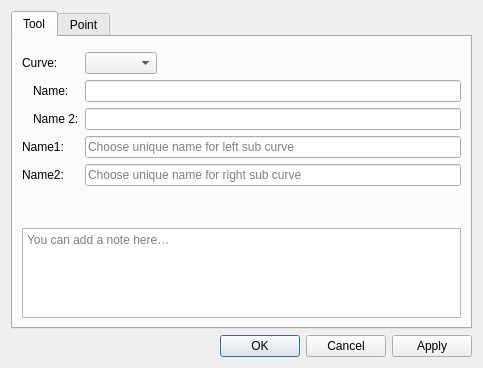
<?xml version="1.0" encoding="UTF-8"?>
<ui version="4.0">
 <class>DialogCutSplinePath</class>
 <widget class="QDialog" name="DialogCutSplinePath">
  <property name="geometry">
   <rect>
    <x>0</x>
    <y>0</y>
    <width>483</width>
    <height>368</height>
   </rect>
  </property>
  <property name="windowTitle">
   <string>Segment a curved path</string>
  </property>
  <property name="windowIcon">
   <iconset resource="../../../vmisc/share/resources/icon.qrc">
    <normaloff>:/icon/64x64/icon64x64.png</normaloff>:/icon/64x64/icon64x64.png</iconset>
  </property>
  <layout class="QVBoxLayout" name="verticalLayout_2">
   <item>
    <widget class="QTabWidget" name="tabWidget">
     <property name="currentIndex">
      <number>0</number>
     </property>
     <widget class="QWidget" name="tab">
      <attribute name="title">
       <string>Tool</string>
      </attribute>
      <layout class="QVBoxLayout" name="verticalLayout">
       <item>
        <widget class="QWidget" name="formulaPlaceholder" native="true"/>
       </item>
       <item>
        <layout class="QFormLayout" name="formLayout">
         <property name="fieldGrowthPolicy">
          <enum>QFormLayout::FieldGrowthPolicy::ExpandingFieldsGrow</enum>
         </property>
         <item row="0" column="0">
          <widget class="QLabel" name="label_3">
           <property name="sizePolicy">
            <sizepolicy hsizetype="Fixed" vsizetype="Preferred">
             <horstretch>0</horstretch>
             <verstretch>0</verstretch>
            </sizepolicy>
           </property>
           <property name="text">
            <string>Curve:</string>
           </property>
          </widget>
         </item>
         <item row="0" column="1">
          <widget class="QComboBox" name="comboBoxSplinePath"/>
         </item>
         <item row="1" column="0">
          <widget class="QWidget" name="widgetAlias1Label" native="true">
           <layout class="QHBoxLayout" name="horizontalLayoutAlias1">
            <property name="spacing"><number>4</number></property>
            <property name="leftMargin"><number>0</number></property>
            <property name="topMargin"><number>0</number></property>
            <property name="rightMargin"><number>0</number></property>
            <property name="bottomMargin"><number>0</number></property>
            <item>
             <widget class="QLabel" name="labelAlias1Dot">
              <property name="text"><string/></property>
             </widget>
            </item>
            <item>
             <widget class="QLabel" name="labelAlias1">
              <property name="text">
               <string>Name:</string>
              </property>
             </widget>
            </item>
           </layout>
          </widget>
         </item>
         <item row="1" column="1">
          <widget class="QLineEdit" name="lineEditAlias1">
           <property name="clearButtonEnabled">
            <bool>true</bool>
           </property>
          </widget>
         </item>
         <item row="2" column="0">
          <widget class="QWidget" name="widgetAlias2Label" native="true">
           <layout class="QHBoxLayout" name="horizontalLayoutAlias2">
            <property name="spacing"><number>4</number></property>
            <property name="leftMargin"><number>0</number></property>
            <property name="topMargin"><number>0</number></property>
            <property name="rightMargin"><number>0</number></property>
            <property name="bottomMargin"><number>0</number></property>
            <item>
             <widget class="QLabel" name="labelAlias2Dot">
              <property name="text"><string/></property>
             </widget>
            </item>
            <item>
             <widget class="QLabel" name="labelAlias2">
              <property name="text">
               <string>Name 2:</string>
              </property>
             </widget>
            </item>
           </layout>
          </widget>
         </item>
         <item row="2" column="1">
          <widget class="QLineEdit" name="lineEditAlias2">
           <property name="clearButtonEnabled">
            <bool>true</bool>
           </property>
          </widget>
         </item>
         <item row="3" column="0">
          <widget class="QLabel" name="labelName1">
           <property name="visible">
            <bool>false</bool>
           </property>
           <property name="text">
            <string>Name1:</string>
           </property>
          </widget>
         </item>
         <item row="3" column="1">
          <widget class="QLineEdit" name="lineEditName1">
           <property name="visible">
            <bool>false</bool>
           </property>
           <property name="placeholderText">
            <string>Choose unique name for left sub curve</string>
           </property>
          </widget>
         </item>
         <item row="4" column="0">
          <widget class="QLabel" name="labelName2">
           <property name="visible">
            <bool>false</bool>
           </property>
           <property name="text">
            <string>Name2:</string>
           </property>
          </widget>
         </item>
         <item row="4" column="1">
          <widget class="QLineEdit" name="lineEditName2">
           <property name="visible">
            <bool>false</bool>
           </property>
           <property name="placeholderText">
            <string>Choose unique name for right sub curve</string>
           </property>
          </widget>
         </item>
        </layout>
       </item>
       <item>
        <spacer name="verticalSpacer">
         <property name="orientation">
          <enum>Qt::Orientation::Vertical</enum>
         </property>
         <property name="sizeHint" stdset="0">
          <size>
           <width>20</width>
           <height>40</height>
          </size>
         </property>
        </spacer>
       </item>
       <item>
        <layout class="QHBoxLayout" name="notesSeparatorLayout">
         <property name="leftMargin"><number>33</number></property>
         <property name="rightMargin"><number>33</number></property>
         <item>
          <widget class="QFrame" name="notesSeparator">
           <property name="minimumSize"><size><width>0</width><height>1</height></size></property>
           <property name="maximumSize"><size><width>16777215</width><height>1</height></size></property>
          </widget>
         </item>
        </layout>
       </item>
       <item>
        <widget class="QPlainTextEdit" name="plainTextEditToolNotes">
         <property name="placeholderText"><string>You can add a note here…</string></property>
         <property name="maximumSize"><size><width>16777215</width><height>100</height></size></property>
        </widget>
       </item>
      </layout>
     </widget>
     <widget class="QWidget" name="tab_2">
      <attribute name="title">
       <string>Point</string>
      </attribute>
      <layout class="QFormLayout" name="formLayoutPoint">
       <property name="fieldGrowthPolicy">
        <enum>QFormLayout::ExpandingFieldsGrow</enum>
       </property>
       <item row="0" column="0">
        <widget class="QLabel" name="labelEditNamePoint">
         <property name="sizePolicy">
          <sizepolicy hsizetype="Fixed" vsizetype="Preferred">
           <horstretch>0</horstretch>
           <verstretch>0</verstretch>
          </sizepolicy>
         </property>
         <property name="text">
          <string>Point name:</string>
         </property>
        </widget>
       </item>
       <item row="0" column="1">
        <widget class="QLineEdit" name="lineEditNamePoint">
         <property name="toolTip">
          <string>Unique label</string>
         </property>
         <property name="placeholderText">
          <string>Choose unique label.</string>
         </property>
        </widget>
       </item>
      </layout>
     </widget>
    </widget>
   </item>
   <item>
    <widget class="QDialogButtonBox" name="buttonBox">
     <property name="orientation">
      <enum>Qt::Orientation::Horizontal</enum>
     </property>
     <property name="standardButtons">
      <set>QDialogButtonBox::StandardButton::Apply|QDialogButtonBox::StandardButton::Cancel|QDialogButtonBox::StandardButton::Ok</set>
     </property>
    </widget>
   </item>
  </layout>
 </widget>
 <customwidgets/>
 <tabstops>
  <tabstop>comboBoxSplinePath</tabstop>
  <tabstop>lineEditNamePoint</tabstop>
  <tabstop>buttonBox</tabstop>
 </tabstops>
 <resources>
  <include location="../../../vmisc/share/resources/icon.qrc"/>
 </resources>
 <connections>
  <connection>
   <sender>buttonBox</sender>
   <signal>accepted()</signal>
   <receiver>DialogCutSplinePath</receiver>
   <slot>accept()</slot>
   <hints>
    <hint type="sourcelabel">
     <x>248</x>
     <y>254</y>
    </hint>
    <hint type="destinationlabel">
     <x>157</x>
     <y>274</y>
    </hint>
   </hints>
  </connection>
  <connection>
   <sender>buttonBox</sender>
   <signal>rejected()</signal>
   <receiver>DialogCutSplinePath</receiver>
   <slot>reject()</slot>
   <hints>
    <hint type="sourcelabel">
     <x>316</x>
     <y>260</y>
    </hint>
    <hint type="destinationlabel">
     <x>286</x>
     <y>274</y>
    </hint>
   </hints>
  </connection>
 </connections>
</ui>
